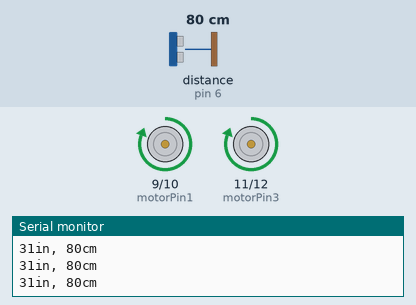
The sketch below on a simulated Arduino Uno, built with avr-gcc and run on an emulated ATmega328P. Shown: motor-driver pin pairs drawn as motors (green arrow = first pin HIGH = forward, orange = second pin HIGH = backward, longer = more drive), the last lines printed to the serial monitor. Wiring (inferred from the names in the program): ultrasonic range finder: trigger pin 7; echo pin 6. The test bench sets the inputs (shaded band); at power-on: distance to the obstacle (sensor on pin 6) 80 cm. The echo pulse lasts 58.3 µs per cm.

Above: at 1.2 s.
1.3 s: distance to the obstacle (sensor on pin 6) set to 12 cm
2.8 s: distance to the obstacle (sensor on pin 6) set to 9 cm
At 4.8 s:
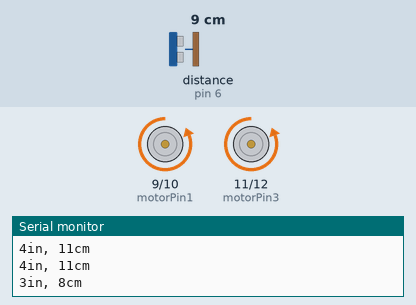
5.8 s: distance to the obstacle (sensor on pin 6) set to 18 cm
At 7.2 s:
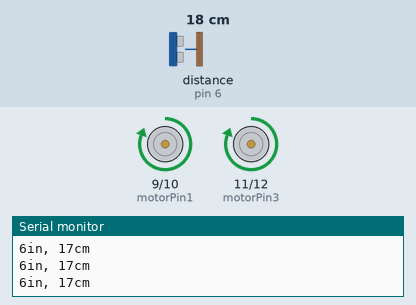
8.0 s: distance to the obstacle (sensor on pin 6) set to 2 cm
At 11.3 s:
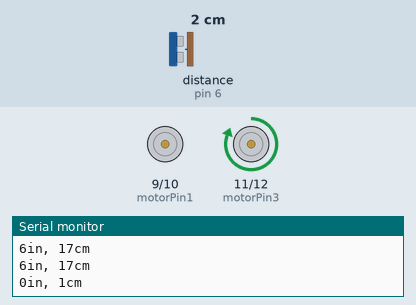
Timing chart, 0 to 12.0 s (numbered marks = the images above; inputs shaded):
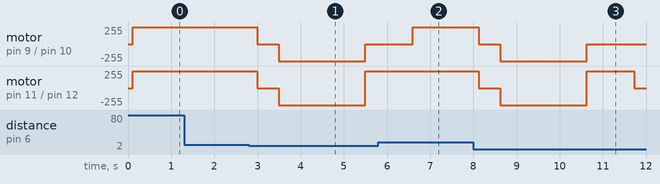

Measured:
- the behaviour switches between 11 and 10 cm on distance to the obstacle (sensor on pin 6) (found by bisection; images 0 and 1)
- after the input at 2.8 s, motor on pin 9 (motorPin1) / pin 10 (motorPin2): forward 255/255 → stopped after 0.20 s, → backward 255/255 0.50 s later, → stopped 2.0 s later; motor on pin 11 (motorPin3) / pin 12 (motorPin4): forward 255/255 → stopped after 0.20 s, → backward 255/255 0.50 s later, → forward 255/255 2.0 s later
- after the input at 5.8 s, motor on pin 9 (motorPin1) / pin 10 (motorPin2): stopped → forward 255/255 after 0.80 s; motor on pin 11 (motorPin3) / pin 12 (motorPin4): stays forward 255/255 (without the input it goes to stopped after 0.80 s)
- after the input at 8.0 s, motor on pin 9 (motorPin1) / pin 10 (motorPin2): forward 255/255 → stopped after 0.13 s, → backward 255/255 0.50 s later, → stopped 2.0 s later; motor on pin 11 (motorPin3) / pin 12 (motorPin4): forward 255/255 → stopped after 0.13 s, → backward 255/255 0.50 s later, → forward 255/255 2.0 s later, → stopped 1.1 s later

The sketch:

v1.0.0.ino
```cpp
const int pingPin = 7; // Trigger Pin of Ultrasonic Sensor
const int echoPin = 6; // Echo Pin of Ultrasonic Sensor
//L293D
//Motor A
const int motorPin1 = 9;
const int motorPin2 = 10;
//Motor B
const int motorPin3 = 11;
const int motorPin4 = 12;

void setup() {
    Serial.begin(9600); // Starting Serial Terminal

}

void loop() {
  long duration, inches, cm;
   pinMode(motorPin1, OUTPUT);
   pinMode(motorPin2, OUTPUT);
   pinMode(motorPin3, OUTPUT);
   pinMode(motorPin4, OUTPUT);
   pinMode(pingPin, OUTPUT);
   digitalWrite(pingPin, LOW);
   delayMicroseconds(2);
   digitalWrite(pingPin, HIGH);
   delayMicroseconds(10);
   digitalWrite(pingPin, LOW);
   pinMode(echoPin, INPUT);
   duration = pulseIn(echoPin, HIGH);
   inches = microsecondsToInches(duration);
   cm = microsecondsToCentimeters(duration);
   Serial.print(inches);
   Serial.print("in, ");
   Serial.print(cm);
   Serial.print("cm");
   Serial.println();
   delay(100);

   if (cm >= 10){
      digitalWrite(motorPin1, HIGH);
      digitalWrite(motorPin2, LOW);     //forward
      digitalWrite(motorPin3, HIGH);
      digitalWrite(motorPin4, LOW);
    }
   else {
      digitalWrite(motorPin1, LOW);
      digitalWrite(motorPin2, LOW);
      digitalWrite(motorPin3, LOW);     //stop
      digitalWrite(motorPin4, LOW);
      delay(500);
      digitalWrite(motorPin1, LOW);
      digitalWrite(motorPin2, HIGH);    //backward
      digitalWrite(motorPin3, LOW);
      digitalWrite(motorPin4, HIGH);
      delay(2000);
      digitalWrite(motorPin1, LOW);
      digitalWrite(motorPin2, LOW);     //righturn
      digitalWrite(motorPin3, HIGH);
      digitalWrite(motorPin4, LOW);
      delay(1000);
    }
}

long microsecondsToInches(long microseconds) {
   return microseconds / 74 / 2;
}

long microsecondsToCentimeters(long microseconds) {
   return microseconds / 29 / 2;
}
```
